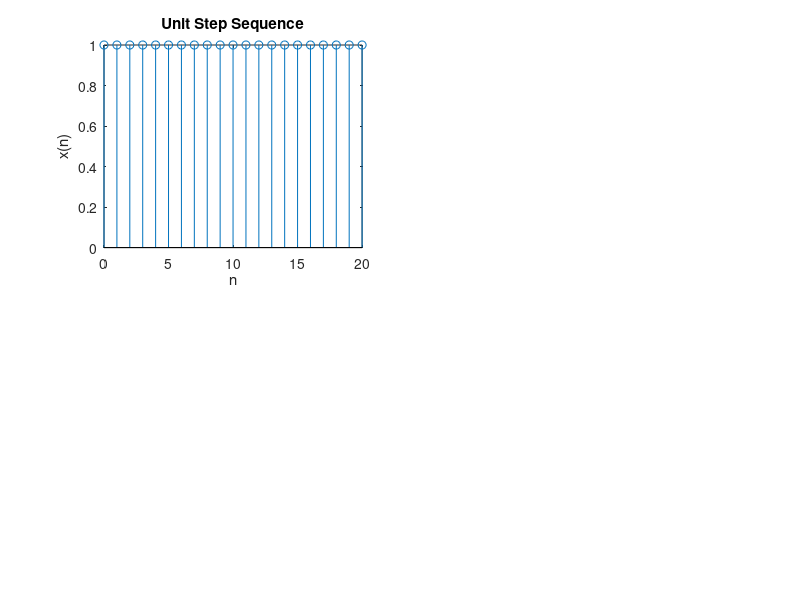

The MATLAB script that drew this image:
clc;
clear all;
N=21;
x=ones(1,21);
n=0:1:N-1;
subplot(2,2,1);
stem(n,x);
xlabel('n');
ylabel('x(n)');
title('Unit Step Sequence');